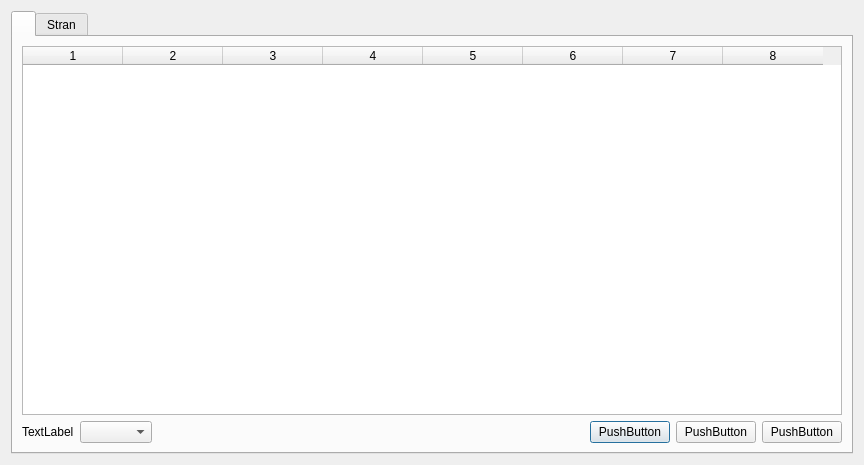
<?xml version="1.0" encoding="UTF-8"?>
<ui version="4.0">
 <class>Qhar_ViewerEditor</class>
 <widget class="QDialog" name="Qhar_ViewerEditor">
  <property name="geometry">
   <rect>
    <x>0</x>
    <y>0</y>
    <width>864</width>
    <height>465</height>
   </rect>
  </property>
  <property name="windowTitle">
   <string>Dialog</string>
  </property>
  <layout class="QVBoxLayout" name="verticalLayout_4">
   <item>
    <widget class="QTabWidget" name="Qhar_ViewEdit">
     <property name="currentIndex">
      <number>0</number>
     </property>
     <widget class="QWidget" name="Qhar_view">
      <attribute name="title">
       <string/>
      </attribute>
      <layout class="QVBoxLayout" name="verticalLayout_3">
       <item>
        <layout class="QVBoxLayout" name="verticalLayout">
         <item>
          <widget class="QTableWidget" name="tableViewWidget">
           <property name="alternatingRowColors">
            <bool>true</bool>
           </property>
           <property name="selectionMode">
            <enum>QAbstractItemView::SingleSelection</enum>
           </property>
           <property name="selectionBehavior">
            <enum>QAbstractItemView::SelectRows</enum>
           </property>
           <property name="cornerButtonEnabled">
            <bool>false</bool>
           </property>
           <property name="columnCount">
            <number>8</number>
           </property>
           <attribute name="horizontalHeaderMinimumSectionSize">
            <number>44</number>
           </attribute>
           <attribute name="verticalHeaderCascadingSectionResizes">
            <bool>true</bool>
           </attribute>
           <column/>
           <column/>
           <column/>
           <column/>
           <column/>
           <column/>
           <column/>
           <column/>
          </widget>
         </item>
         <item>
          <layout class="QHBoxLayout" name="horizontalLayout">
           <item>
            <widget class="QLabel" name="label_Filter">
             <property name="text">
              <string>TextLabel</string>
             </property>
            </widget>
           </item>
           <item>
            <widget class="QComboBox" name="comboBox_Filter"/>
           </item>
           <item>
            <spacer name="horizontalSpacer">
             <property name="orientation">
              <enum>Qt::Horizontal</enum>
             </property>
             <property name="sizeHint" stdset="0">
              <size>
               <width>40</width>
               <height>20</height>
              </size>
             </property>
            </spacer>
           </item>
           <item>
            <widget class="QPushButton" name="pushButton_Add">
             <property name="text">
              <string>PushButton</string>
             </property>
             <property name="icon">
              <iconset theme="list-add"/>
             </property>
            </widget>
           </item>
           <item>
            <widget class="QPushButton" name="pushButton_Edit">
             <property name="text">
              <string>PushButton</string>
             </property>
             <property name="icon">
              <iconset theme="document-edit"/>
             </property>
            </widget>
           </item>
           <item>
            <widget class="QPushButton" name="pushButton_Close">
             <property name="text">
              <string>PushButton</string>
             </property>
             <property name="icon">
              <iconset theme="application-exit"/>
             </property>
            </widget>
           </item>
          </layout>
         </item>
        </layout>
       </item>
      </layout>
     </widget>
     <widget class="QWidget" name="Qhar_edit">
      <attribute name="title">
       <string>Stran</string>
      </attribute>
      <layout class="QVBoxLayout" name="verticalLayout_5">
       <item>
        <layout class="QGridLayout" name="gridLayout">
         <item row="0" column="0">
          <widget class="QLabel" name="label_Name">
           <property name="text">
            <string>TextLabel</string>
           </property>
          </widget>
         </item>
         <item row="0" column="1">
          <widget class="QLineEdit" name="lineEdit_Name"/>
         </item>
         <item row="1" column="0">
          <widget class="QLabel" name="label_Book">
           <property name="text">
            <string>TextLabel</string>
           </property>
          </widget>
         </item>
         <item row="1" column="1">
          <layout class="QHBoxLayout" name="horizontalLayout_2">
           <item>
            <widget class="QLineEdit" name="lineEdit_Book"/>
           </item>
           <item>
            <widget class="QLabel" name="label_Page">
             <property name="text">
              <string>TextLabel</string>
             </property>
            </widget>
           </item>
           <item>
            <widget class="QSpinBox" name="spinBox_Page"/>
           </item>
          </layout>
         </item>
         <item row="2" column="0">
          <widget class="QLabel" name="label_TimeToCook">
           <property name="text">
            <string>TextLabel</string>
           </property>
          </widget>
         </item>
         <item row="2" column="1">
          <layout class="QHBoxLayout" name="horizontalLayout_5">
           <item>
            <widget class="QSpinBox" name="spinBox_TimeToCook"/>
           </item>
           <item>
            <widget class="QCheckBox" name="checkBox_ExactTimeToCook">
             <property name="text">
              <string>CheckBox</string>
             </property>
            </widget>
           </item>
          </layout>
         </item>
         <item row="3" column="0">
          <widget class="QLabel" name="label_LastCooked">
           <property name="text">
            <string>TextLabel</string>
           </property>
          </widget>
         </item>
         <item row="3" column="1">
          <widget class="QDateEdit" name="dateEdit_LastCooked"/>
         </item>
         <item row="4" column="0">
          <widget class="QLabel" name="label_RecipeType">
           <property name="text">
            <string>TextLabel</string>
           </property>
          </widget>
         </item>
         <item row="4" column="1">
          <widget class="QComboBox" name="comboBox_RecipeType"/>
         </item>
        </layout>
       </item>
       <item>
        <spacer name="verticalSpacer">
         <property name="orientation">
          <enum>Qt::Vertical</enum>
         </property>
         <property name="sizeHint" stdset="0">
          <size>
           <width>20</width>
           <height>244</height>
          </size>
         </property>
        </spacer>
       </item>
       <item>
        <layout class="QHBoxLayout" name="horizontalLayout_6">
         <item>
          <spacer name="horizontalSpacer_10">
           <property name="orientation">
            <enum>Qt::Horizontal</enum>
           </property>
           <property name="sizeHint" stdset="0">
            <size>
             <width>40</width>
             <height>20</height>
            </size>
           </property>
          </spacer>
         </item>
         <item>
          <widget class="QPushButton" name="pushButton_Save">
           <property name="text">
            <string>PushButton</string>
           </property>
           <property name="icon">
            <iconset theme="document-save"/>
           </property>
          </widget>
         </item>
         <item>
          <widget class="QPushButton" name="pushButton_Cancel">
           <property name="text">
            <string>PushButton</string>
           </property>
           <property name="icon">
            <iconset theme="dialog-cancel"/>
           </property>
          </widget>
         </item>
        </layout>
       </item>
      </layout>
     </widget>
    </widget>
   </item>
  </layout>
 </widget>
 <resources/>
 <connections/>
</ui>
